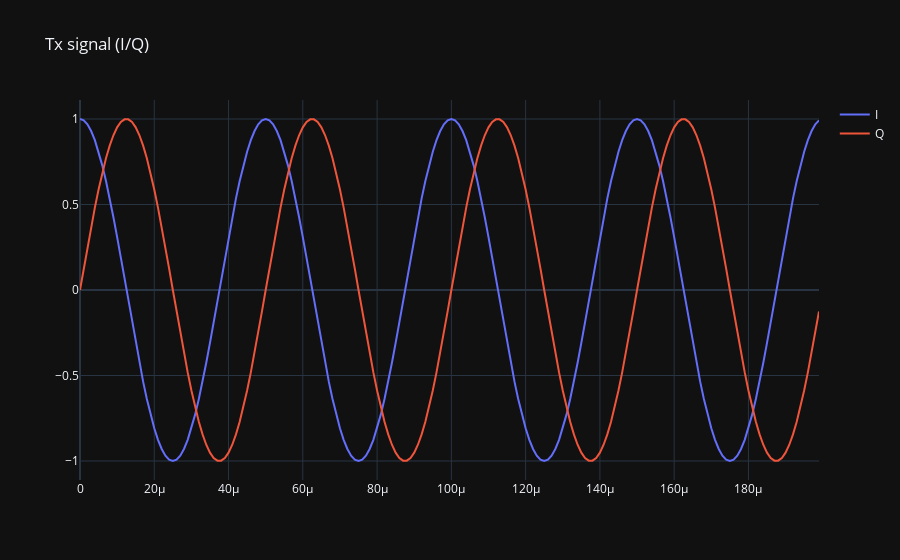

This figure's notebook cell:
### Markdown cell above
## Create base signal tx_signal with f = 20kHz
$ tx\_signal = {e^{j2\pi ft}} = cos(2\pi ft) + j \ sin(2\pi ft) $ 

with
$ \phi = 0 $

### Code cell
sample_rate = 1e6
N = 10000 # number of samples to simulate

# Create a tone to act as the transmitter signal
t = np.arange(N)/sample_rate # time vector
f_tone = 0.02e6
tx_signal = beamforming.create_IQ_signal(f_tone, t)

if use_matplotlib:
    plt.style.use('dark_background')
    plt.plot(t[0:200], np.real(tx_signal[0:200]), 'b', label="I")
    plt.plot(t[0:200], np.imag(tx_signal[0:200]), 'r', label="Q")
    plt.legend()
    plt.show()
else:
    fig = go.Figure()
    fig.add_trace(go.Scatter(x=t[0:200], y=np.real(tx_signal[0:200]), mode='lines', name='I'))
    fig.add_trace(go.Scatter(x=t[0:200], y=np.imag(tx_signal[0:200]), mode='lines', name='Q'))
    fig.update_layout(template="plotly_dark", title_text="Tx signal (I/Q)")
    fig.show()

### Figure 1 — Plotly figure (JSON) as saved in the notebook; plotly's stock layout.template omitted (floating-point values rounded to 4 significant figures; data arrays with more than 128 entries replaced by an {"elided": "..."} marker saying what was removed)
{"data": [{"mode": "lines", "name": "I", "type": "scatter", "x": {"elided": "200 float values"}, "y": {"elided": "200 float values"}}, {"mode": "lines", "name": "Q", "type": "scatter", "x": {"elided": "200 float values"}, "y": {"elided": "200 float values"}}], "layout": {"title": {"text": "Tx signal (I/Q)"}}}
